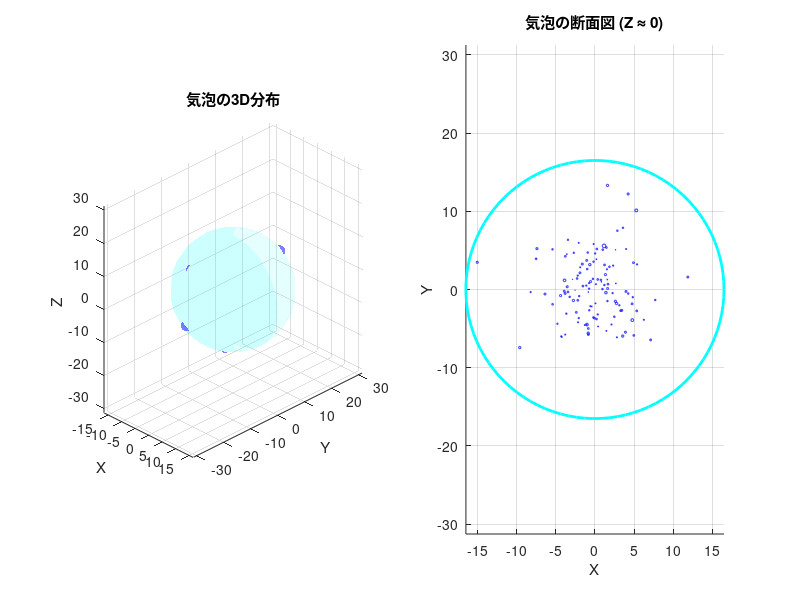

MATLAB code to generate this figure:
%% generate_bubbles.m
%% 論文 "Realistic Rendering of Ice and Crack Propagations" に基づく気泡生成スクリプト
%% 
%% 概要:
%% このスクリプトは、氷の内部にリアルな気泡分布を生成します。
%% 論文の手法に従い、2種類の正規分布を組み合わせて使用します:
%%   1. 中心部に高密度で集中した小さい気泡群
%%   2. 氷全体に低密度で散らばった気泡群
%%
%% 出力:
%% CSVファイル (x, y, z, radius の形式)
%%
%% 使用方法:
%% 1. このスクリプトをMATLABで実行
%% 2. 生成されたCSVファイルをC++プログラムで読み込む

clear; clc; close all;

%% ============================================
%% パラメータ設定
%% ============================================

% 氷の球体のパラメータ
ice_radius = 16.5;          % 氷の半径
ice_center = [0, 0, 0];     % 氷の中心（生成時は原点、後でC++側で移動）

% 分布1: 中心部に集中した高密度の小さい気泡群
num_bubbles_center = 250;   % 中心部の気泡数
pos_std_center = 3.5;       % 位置の標準偏差（小さいほど中心に集中）
radius_mean_center = 0.10;  % 気泡半径の平均（小さく）
radius_std_center = 0.03;   % 気泡半径の標準偏差

% 分布2: 全体に散らばった低密度の気泡群
num_bubbles_spread = 100;   % 散らばった気泡数
pos_std_spread = 8.0;       % 位置の標準偏差（大きいほど広く分布）
radius_mean_spread = 0.15;  % 気泡半径の平均
radius_std_spread = 0.05;   % 気泡半径の標準偏差

% 気泡半径の制限
min_radius = 0.03;          % 最小半径（小さく）
max_radius = 0.30;          % 最大半径（小さく）

% 出力ファイル名
output_filename = 'bubbles.csv';

%% ============================================
%% 気泡生成関数
%% ============================================

function bubbles = generate_bubble_distribution(num_bubbles, ice_radius, ice_center, ...
                                                 pos_std, radius_mean, radius_std, ...
                                                 min_radius, max_radius)
    % 正規分布で気泡の位置を生成（中心を原点として）
    positions = randn(num_bubbles, 3) * pos_std;
    
    % 正規分布で気泡の半径を生成
    radii = randn(num_bubbles, 1) * radius_std + radius_mean;
    
    % 半径の制限を適用
    radii = max(min(radii, max_radius), min_radius);
    
    % 有効な気泡のみを保持（氷の内部に完全に収まるもの）
    valid_bubbles = [];
    margin = 0.3;  % 表面からのマージン
    
    for i = 1:num_bubbles
        pos = positions(i, :);
        r = radii(i);
        
        % 気泡の中心から氷の中心までの距離
        dist_from_center = norm(pos - ice_center);
        
        % 気泡が完全に氷の内部に収まっているか確認
        if dist_from_center + r + margin < ice_radius
            valid_bubbles = [valid_bubbles; pos, r];
        end
    end
    
    bubbles = valid_bubbles;
end

%% ============================================
%% 気泡の生成
%% ============================================

fprintf('=== 気泡生成開始 ===\n');

% 分布1: 中心部に集中した気泡
fprintf('分布1（中心集中・小さい気泡）を生成中...\n');
bubbles_center = generate_bubble_distribution(num_bubbles_center, ice_radius, ice_center, ...
                                               pos_std_center, radius_mean_center, radius_std_center, ...
                                               min_radius, max_radius);
fprintf('  有効な気泡数: %d / %d\n', size(bubbles_center, 1), num_bubbles_center);

% 分布2: 全体に散らばった気泡
fprintf('分布2（全体分布）を生成中...\n');
bubbles_spread = generate_bubble_distribution(num_bubbles_spread, ice_radius, ice_center, ...
                                               pos_std_spread, radius_mean_spread, radius_std_spread, ...
                                               min_radius, max_radius);
fprintf('  有効な気泡数: %d / %d\n', size(bubbles_spread, 1), num_bubbles_spread);

% 気泡を結合
all_bubbles = [bubbles_center; bubbles_spread];
fprintf('合計気泡数: %d\n', size(all_bubbles, 1));

% 統計情報を表示
fprintf('\n=== 気泡半径の統計 ===\n');
fprintf('最小半径: %.4f\n', min(all_bubbles(:, 4)));
fprintf('最大半径: %.4f\n', max(all_bubbles(:, 4)));
fprintf('平均半径: %.4f\n', mean(all_bubbles(:, 4)));

%% ============================================
%% CSVファイルに出力
%% ============================================

fprintf('\nCSVファイルに出力中: %s\n', output_filename);

% ヘッダーコメントを含むファイルを作成
fid = fopen(output_filename, 'w');
fprintf(fid, '# Bubble data generated by generate_bubbles.m\n');
fprintf(fid, '# Format: x, y, z, radius\n');
fprintf(fid, '# Ice radius: %.2f\n', ice_radius);
fprintf(fid, '# Total bubbles: %d\n', size(all_bubbles, 1));
fclose(fid);

% データを追加
dlmwrite(output_filename, all_bubbles, '-append', 'precision', '%.6f');

fprintf('=== 気泡生成完了 ===\n');

%% ============================================
%% 可視化（オプション）
%% ============================================

figure('Name', '気泡分布の可視化');

% 3Dプロット
subplot(1, 2, 1);
hold on;

% 氷の球体（ワイヤーフレーム）
[X, Y, Z] = sphere(20);
X = X * ice_radius; Y = Y * ice_radius; Z = Z * ice_radius;
surf(X, Y, Z, 'FaceAlpha', 0.1, 'EdgeAlpha', 0.3, 'FaceColor', 'cyan');

% 気泡をプロット（サイズを大きめに表示して見やすく）
scatter3(all_bubbles(:,1), all_bubbles(:,2), all_bubbles(:,3), ...
         all_bubbles(:,4)*500, 'b', 'filled', 'MarkerFaceAlpha', 0.5);

xlabel('X'); ylabel('Y'); zlabel('Z');
title('気泡の3D分布');
axis equal;
grid on;
view(45, 30);

% 断面図（XY平面、Z=0付近）
subplot(1, 2, 2);
hold on;

% Z座標が±2以内の気泡のみをプロット
z_slice = abs(all_bubbles(:,3)) < 2;
slice_bubbles = all_bubbles(z_slice, :);

% 氷の輪郭
theta = linspace(0, 2*pi, 100);
plot(ice_radius * cos(theta), ice_radius * sin(theta), 'c-', 'LineWidth', 2);

% 気泡を円でプロット
for i = 1:size(slice_bubbles, 1)
    pos = slice_bubbles(i, 1:2);
    r = slice_bubbles(i, 4);
    circle_theta = linspace(0, 2*pi, 30);
    plot(pos(1) + r*cos(circle_theta), pos(2) + r*sin(circle_theta), 'b-', 'LineWidth', 0.5);
end

xlabel('X'); ylabel('Y');
title('気泡の断面図 (Z ≈ 0)');
axis equal;
grid on;

fprintf('\n可視化完了。ウィンドウを確認してください。\n');
